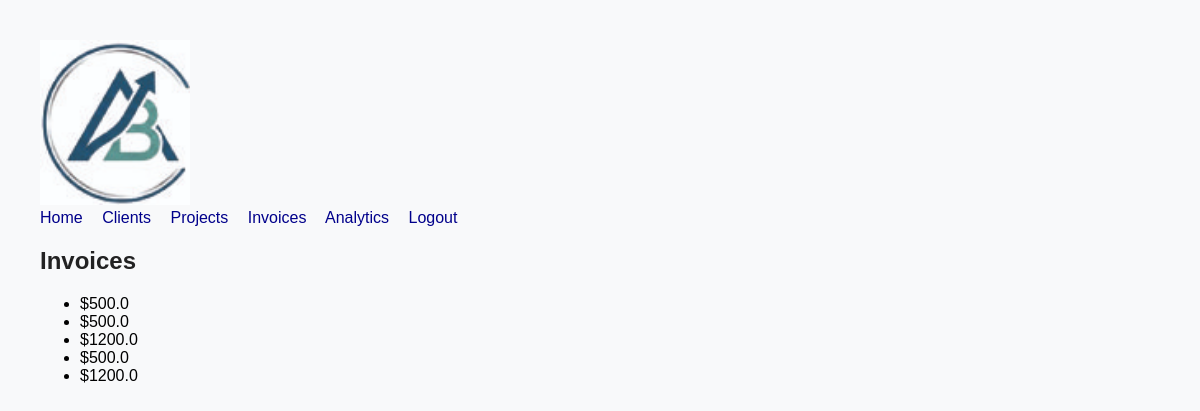
The page /invoices (signed in) on the database its author committed.
### tables this page shows
CREATE TABLE invoices (
id INTEGER PRIMARY KEY AUTOINCREMENT,
amount REAL NOT NULL
);

### app.py (the view, shortened to what this page needs)
@app.route("/invoices", methods=["GET", "POST"])
@login_required
def invoices():
    invoices = db.execute("SELECT * FROM invoices")
    return render_template("invoices.html", invoices=invoices)

### app.py (called while the page is built)
def login_required(f):
    @wraps(f)
    def decorated_function(*args, **kwargs):
        if session.get("user_id") is None:
            return redirect("/login")
        return f(*args, **kwargs)
    return decorated_function

### templates/invoices.html
{% extends "layout.html" %} {% block body %}
<h2>Invoices</h2>
<ul>
  {% for invoice in invoices %}
  <li>${{ invoice.amount }}</li>
  {% endfor %}
</ul>
{% endblock %}

### static/styles.css (style rules this page uses)
body { font-family: Arial; margin: 40px; background: #f8f9fa; }
h1, h2 { color: #222; }

### rows shown on the page
invoices: amount "500.0"
invoices: amount "500.0"
invoices: amount "1200.0"
invoices: amount "500.0"
invoices: amount "1200.0"
